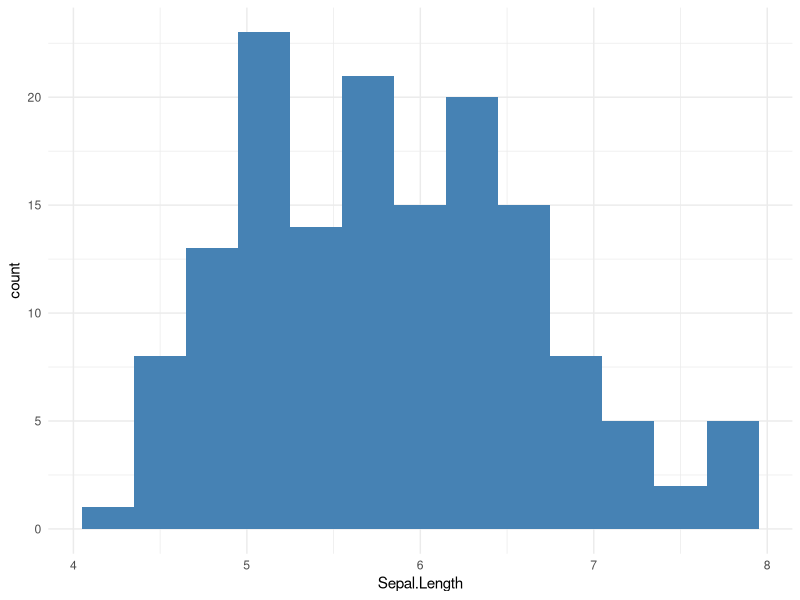
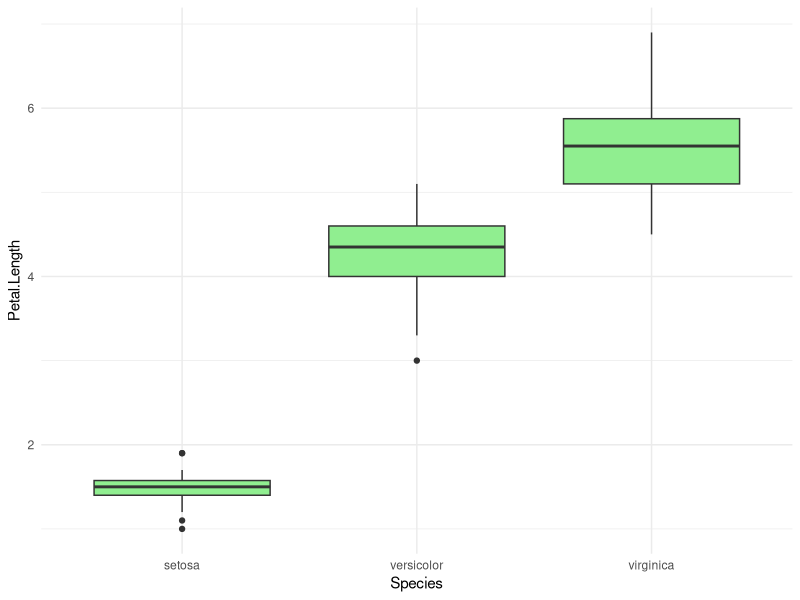
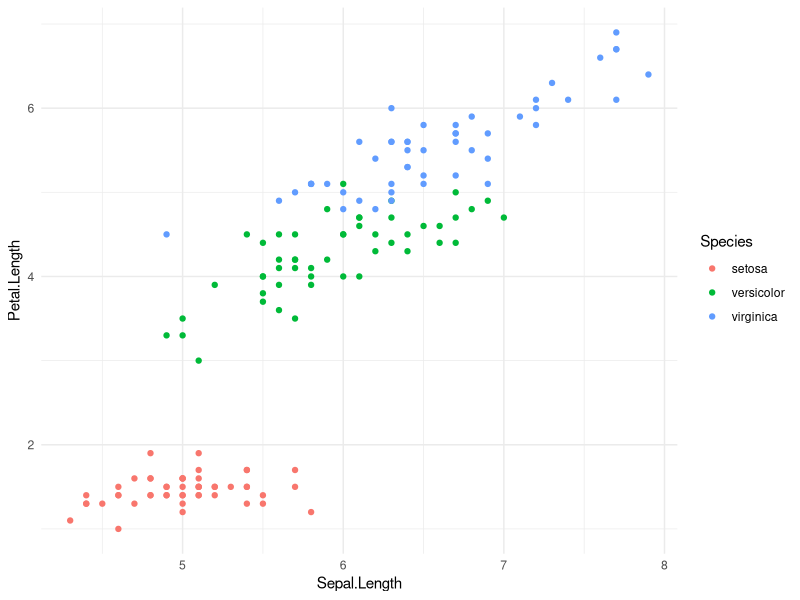

Here is the R script that generated these plots, in order:
install.packages(c("ggplot2", "rvest", "dplyr"), repos = "https://cloud.r-project.org")


data(package = "datasets")

data(iris)

summary(iris)

str(iris)

library(ggplot2)

ggplot(iris, aes(x = Sepal.Length)) +
  geom_histogram(binwidth = 0.3, fill = "steelblue") +
  theme_minimal()

ggplot(iris, aes(x = Species, y = Petal.Length)) +
  geom_boxplot(fill = "lightgreen") +
  theme_minimal()

ggplot(iris, aes(x = Sepal.Length, y = Petal.Length, color = Species)) +
  geom_point() +
  theme_minimal()
